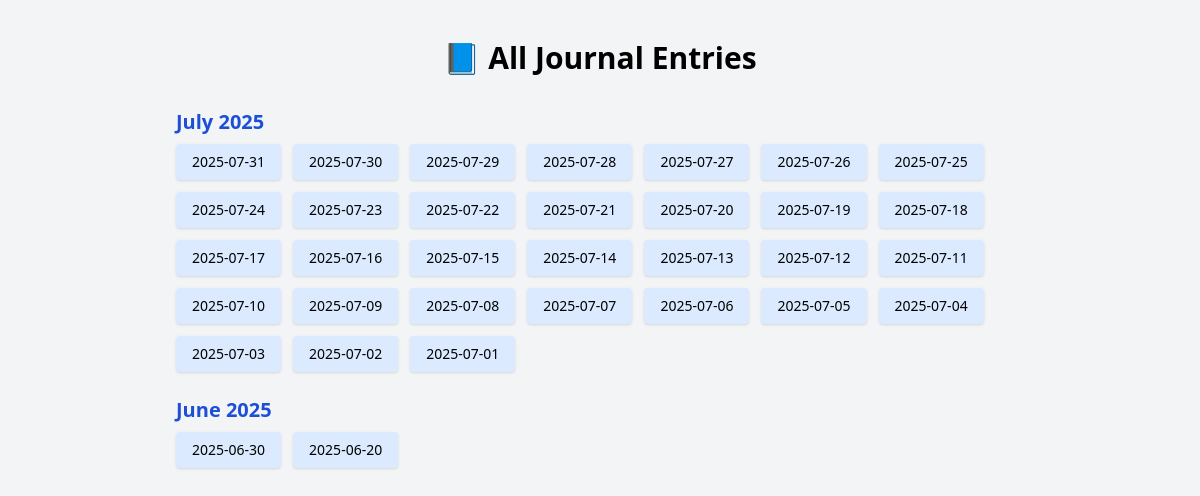
The app's page /all_journals (signed in) with its own data.
### app.py (models this page shows)
class Journal(db.Model):
    id = db.Column(db.Integer, primary_key=True)
    user_id = db.Column(db.Integer, db.ForeignKey('user.id'), nullable=False)
    date = db.Column(db.String(10), nullable=False)  # Format: YYYY-MM-DD
    content = db.Column(db.Text, nullable=True)

### app.py (the view)
@app.route('/all_journals')
def all_journals():
    if 'user_id' not in session:
        return redirect(url_for('login'))
    from collections import defaultdict
    entries = Journal.query.filter_by(user_id=session['user_id']).order_by(Journal.date.desc()).all()
    journal_map = defaultdict(list)
    for entry in entries:
        dt = datetime.strptime(entry.date, "%Y-%m-%d")
        key = dt.strftime("%B %Y")  # e.g. "June 2024"
        journal_map[key].append({'date': entry.date, 'text': entry.content})
    return render_template("all_journals.html", journal_map=journal_map)

### templates/all_journals.html (shortened to what this page needs)
{% extends "base.html" %}
{% block content %}
<div class="max-w-4xl mx-auto px-6 py-10">
    <h1 class="text-3xl font-bold text-center mb-8">📘 All Journal Entries</h1>
    {% for month, entries in journal_map.items() %}
    <div class="mb-6">
        <h2 class="text-xl font-semibold text-blue-700 mb-2">{{ month }}</h2>
        <div class="flex flex-wrap gap-3">
            {% for e in entries %}
            <button type="button" onclick="showJournal(this)" data-date="{{ e.date }}" data-text="{{ e.text | escape }}"
                class="px-4 py-2 bg-blue-100 hover:bg-blue-200 rounded text-sm shadow">
                {{ e.date }}
            </button>
            {% endfor %}
        </div>
    </div>
    {% endfor %}
</div>
{% endblock %}

### records on screen
Journal: date "2025-07-31"
Journal: date "2025-07-30"
Journal: date "2025-07-29"
Journal: date "2025-07-28"
Journal: date "2025-07-27"
Journal: date "2025-07-26"
Journal: date "2025-07-25"
Journal: date "2025-07-24"
Journal: date "2025-07-23"
Journal: date "2025-07-22"
Journal: date "2025-07-21"
Journal: date "2025-07-20"
Journal: date "2025-07-19"
Journal: date "2025-07-18"
Journal: date "2025-07-17"
Journal: date "2025-07-16"
Journal: date "2025-07-15"
Journal: date "2025-07-14"
Journal: date "2025-07-13"
Journal: date "2025-07-12"
Journal: date "2025-07-11"
Journal: date "2025-07-10"
Journal: date "2025-07-09"
Journal: date "2025-07-08"
Journal: date "2025-07-07"
Journal: date "2025-07-06"
Journal: date "2025-07-05"
Journal: date "2025-07-04"
Journal: date "2025-07-03"
Journal: date "2025-07-02"
Journal: date "2025-07-01"
Journal: date "2025-06-30"
Journal: date "2025-06-20"

### other values on screen
{{ month }} "July 2025" "June 2025"
